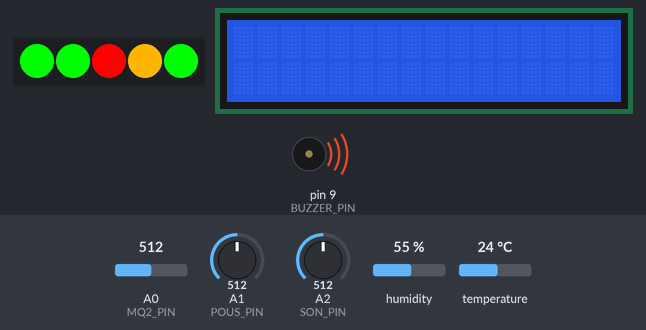
Bench run of a program on a simulated Arduino Uno, built with avr-gcc and run on an emulated ATmega328P. On the bench: 5 RGB LEDs in strip order, left to right, 16×2 character LCD, buzzer (waves = sounding, pin HIGH). The inputs (shaded band) are chosen by the test bench; at power-on: A0 (MQ2_PIN) = 512, A1 (POUS_PIN) = 512, A2 (SON_PIN) = 512, humidity 55 %, temperature 24 °C. What the program prints to the serial monitor is not drawn.

Above: at 3.2 s.
3.3 s: A0 (MQ2_PIN) set to 411
5.8 s: A0 (MQ2_PIN) set to 391
At 7.24 s:
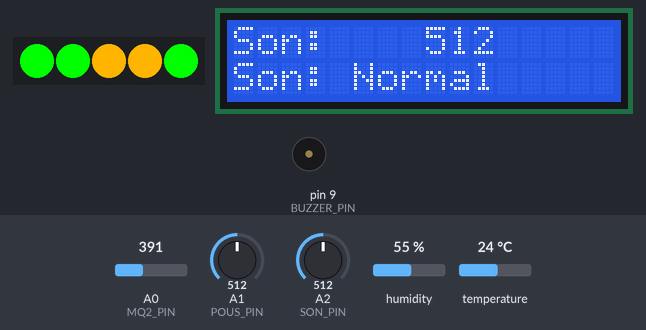
8.5 s: A1 (POUS_PIN) set to 583
11.9 s: A1 (POUS_PIN) set to 614
At 12.11 s:
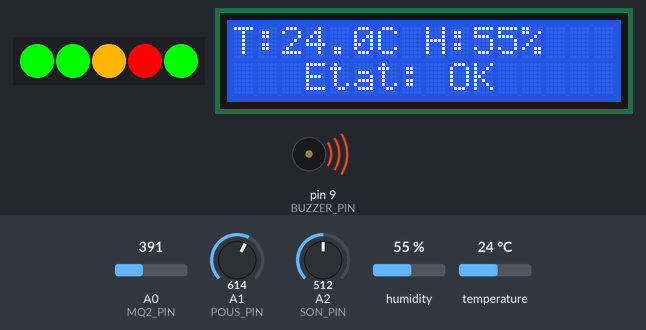
14.1 s: A2 (SON_PIN) set to 710
At 14.87 s:
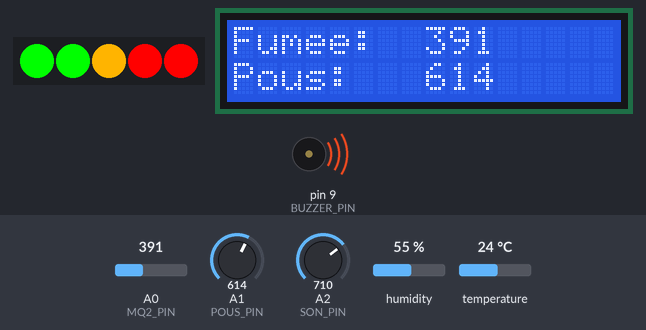
19.3 s: A0 (MQ2_PIN) set to 410
At 20.37 s:
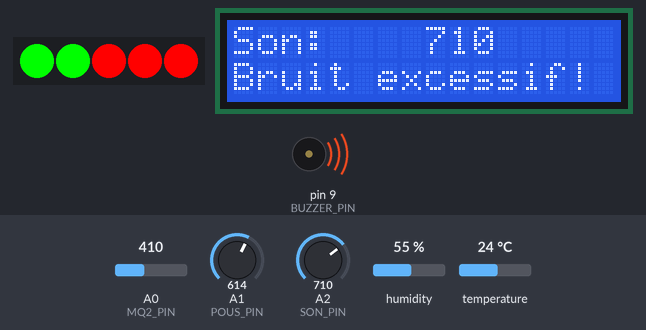
Timing chart, 0 to 26.3 s (numbered marks = the images above; inputs shaded):
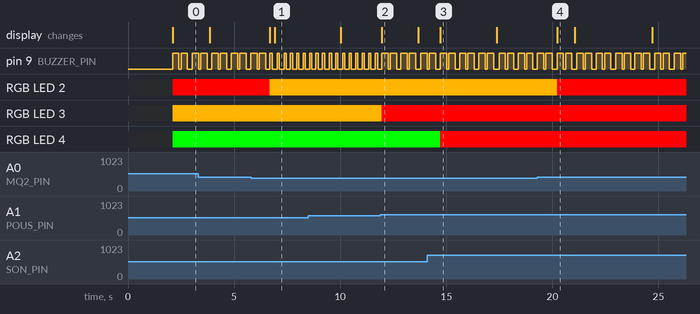

Measured:
- the behaviour switches between 400 and 399 on A0 (MQ2_PIN) (found by bisection; images 0 and 1)
- the behaviour switches between 599 and 600 on A1 (POUS_PIN) (found by bisection; images 1 and 2)
- by itself, pin 9 (BUZZER_PIN): repeats every 0.93 s: HIGH 0.30 s, LOW 0.23 s, HIGH 0.30 s, LOW 0.10 s
- what the display in image 2 shows lasts 1.7 s, from 12.0 s to 13.7 s
- what the display in image 4 shows lasts 0.9 s, from 20.2 s to 21.1 s

The program:

main.cpp
```cpp
#include <Arduino.h>
#include <DHT.h>
#include <LiquidCrystal_I2C.h>
#include <Adafruit_NeoPixel.h>


// PINS

#define DHT_PIN      2
#define DHT_TYPE     DHT22
#define MQ2_PIN      A0
#define POUS_PIN     A1
#define SON_PIN      A2
#define STRIP_PIN    5
#define BUZZER_PIN   9


// SEUILS

#define SEUIL_TEMP      40.0   // °C
#define SEUIL_HUM       80.0   // %
#define SEUIL_FUMEE     400    // valeur analogique
#define SEUIL_POUS      600    // valeur analogique
#define SEUIL_SON       700    // valeur analogique (~85 dB)

// Seuils warning (80% du seuil critique)
#define WARN_TEMP       (SEUIL_TEMP  * 0.85)
#define WARN_HUM        (SEUIL_HUM   * 0.85)
#define WARN_FUMEE      (SEUIL_FUMEE * 0.75)
#define WARN_POUS       (SEUIL_POUS  * 0.75)
#define WARN_SON        (SEUIL_SON   * 0.80)


// OBJETS

DHT               dht(DHT_PIN, DHT_TYPE);
LiquidCrystal_I2C lcd(0x27, 16, 2);
Adafruit_NeoPixel strip(5, STRIP_PIN, NEO_GRB + NEO_KHZ800);


// COULEURS LED STRIP

uint32_t VERT   ;
uint32_t JAUNE  ;
uint32_t ROUGE  ;
uint32_t ETEINT ;


// VARIABLES GLOBALES

int   page             = 0;
unsigned long dernierChangementPage = 0;
unsigned long dernierEnvoi          = 0;


// FONCTIONS UTILITAIRES


void bip(int nb, int duree) {
  for (int i = 0; i < nb; i++) {
    digitalWrite(BUZZER_PIN, HIGH);
    delay(duree);
    digitalWrite(BUZZER_PIN, LOW);
    delay(100);
  }
}

// Retourne la couleur selon valeur et seuils
uint32_t couleurCapteur(float valeur, float seuil, float warn) {
  if (valeur >= seuil) return ROUGE;
  if (valeur >= warn)  return JAUNE;
  return VERT;
}

// Met à jour le strip : 1 LED par capteur
void majStrip(float temp, float hum, int fumee, int pous, int son) {
  strip.setPixelColor(0, couleurCapteur(temp,  SEUIL_TEMP,  WARN_TEMP));
  strip.setPixelColor(1, couleurCapteur(hum,   SEUIL_HUM,   WARN_HUM));
  strip.setPixelColor(2, couleurCapteur(fumee, SEUIL_FUMEE, WARN_FUMEE));
  strip.setPixelColor(3, couleurCapteur(pous,  SEUIL_POUS,  WARN_POUS));
  strip.setPixelColor(4, couleurCapteur(son,   SEUIL_SON,   WARN_SON));
  strip.show();
}

// Affiche une page sur le LCD
void afficherPage(int p, float temp, float hum, int fumee, int pous, int son, bool alerte) {
  lcd.clear();
  switch (p) {

    case 0:
      lcd.setCursor(0, 0);
      lcd.print("T:");
      lcd.print(temp, 1);
      lcd.print("C H:");
      lcd.print((int)hum);
      lcd.print("%");
      lcd.setCursor(0, 1);
      lcd.print(alerte ? ">>> ALERTE <<<  " : "   Etat: OK     ");
      break;

    case 1:
      lcd.setCursor(0, 0);
      lcd.print("Fumee:  ");
      lcd.print(fumee);
      lcd.setCursor(0, 1);
      lcd.print("Pous:   ");
      lcd.print(pous);
      break;

    case 2:
      lcd.setCursor(0, 0);
      lcd.print("Son:    ");
      lcd.print(son);
      lcd.setCursor(0, 1);
      lcd.print(son > SEUIL_SON ? "Bruit excessif! " : "Son: Normal     ");
      break;
  }
}

// Envoie les données vers Python via Serial (format JSON)
void envoyerDonnees(float temp, float hum, int fumee, int pous, int son, bool alerte) {
  Serial.print("{");
  Serial.print("\"temperature\":");
  Serial.print(temp, 1);
  Serial.print(",\"humidite\":");
  Serial.print(hum, 1);
  Serial.print(",\"fumee\":");
  Serial.print(fumee);
  Serial.print(",\"poussiere\":");
  Serial.print(pous);
  Serial.print(",\"son\":");
  Serial.print(son);
  Serial.print(",\"alerte\":");
  Serial.print(alerte ? "true" : "false");
  Serial.println("}");
}


// SETUP

void setup() {
  Serial.begin(9600);

  // Initialisation couleurs (après begin)
  strip.begin();
  strip.show();
  VERT   = strip.Color(0,   255, 0);
  JAUNE  = strip.Color(255, 180, 0);
  ROUGE  = strip.Color(255, 0,   0);
  ETEINT = strip.Color(0,   0,   0);

  dht.begin();

  lcd.init();
  lcd.backlight();

  pinMode(BUZZER_PIN, OUTPUT);

  // Message de démarrage
  lcd.setCursor(0, 0);
  lcd.print(" Surveillance  ");
  lcd.setCursor(0, 1);
  lcd.print(" Yura Corp.    ");
  delay(2000);
  lcd.clear();
}


// LOOP

void loop() {
  unsigned long maintenant = millis();

  // === Lecture capteurs ===
  float temp  = dht.readTemperature();
  float hum   = dht.readHumidity();
  int   fumee = analogRead(MQ2_PIN);
  int   pous  = analogRead(POUS_PIN);
  int   son   = analogRead(SON_PIN);

  // === Vérification DHT22 ===
  if (isnan(temp) || isnan(hum)) {
    lcd.clear();
    lcd.setCursor(0, 0);
    lcd.print("Erreur DHT22 !");
    delay(2000);
    return;
  }

  // === Déterminer niveau d'alerte ===
  bool alerte = (
    temp  >= SEUIL_TEMP  ||
    hum   >= SEUIL_HUM   ||
    fumee >= SEUIL_FUMEE ||
    pous  >= SEUIL_POUS  ||
    son   >= SEUIL_SON
  );

  bool warning = (
    temp  >= WARN_TEMP  ||
    hum   >= WARN_HUM   ||
    fumee >= WARN_FUMEE ||
    pous  >= WARN_POUS  ||
    son   >= WARN_SON
  );

  // === Mise à jour LED strip ===
  majStrip(temp, hum, fumee, pous, son);

  // === Buzzer ===
  if (alerte)       bip(2, 300);
  else if (warning) bip(1, 100);

  // === Rotation page LCD toutes les 3 secondes ===
  if (maintenant - dernierChangementPage >= 3000) {
    page = (page + 1) % 3;
    dernierChangementPage = maintenant;
    afficherPage(page, temp, hum, fumee, pous, son, alerte);
  }

  // === Envoi série toutes les 2 secondes ===
  if (maintenant - dernierEnvoi >= 2000) {
    envoyerDonnees(temp, hum, fumee, pous, son, alerte);
    dernierEnvoi = maintenant;
  }

  delay(100);
}
```
